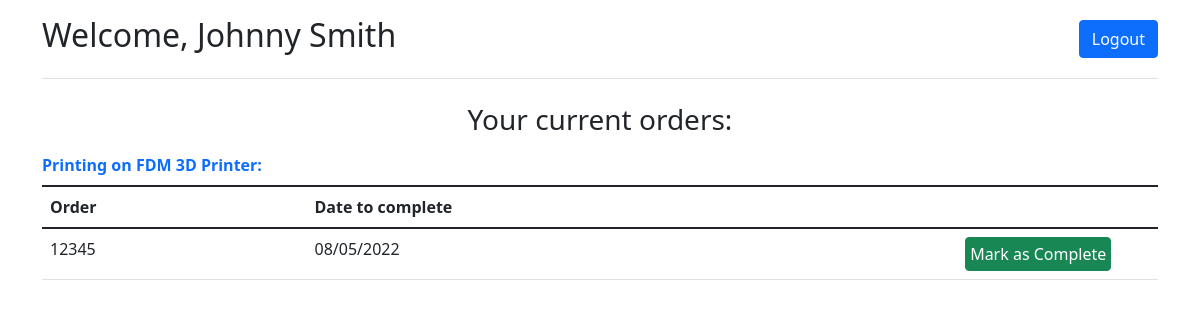
Page /dashboard (signed in) on the earlier database version.
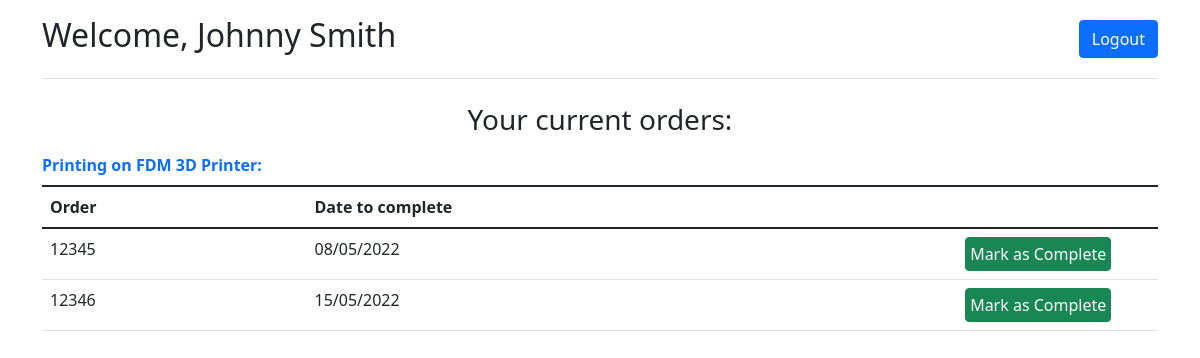
Same page on the later database version.
### app/models.py (models this page shows)
class Employee(db.Model, UserMixin):
    id = db.Column(db.Integer, primary_key=True, nullable=False, autoincrement=True)
    first_name = db.Column("First name", db.String)
    last_name = db.Column("Last name", db.String)
    user_name = db.Column("Username", db.String, unique=True)
    password = db.Column("Password", db.String)
    admin = db.Column("Administrator", db.Boolean, default=False)
    processes = db.relationship('Process', backref='employee', lazy='dynamic')

class Process(db.Model):
    process_id = db.Column(db.Integer, primary_key=True, nullable=False, autoincrement=True)
    name = db.Column("Name", db.String)
    responsible_employee = db.Column(db.Integer, db.ForeignKey('employee.id'))
    products = db.relationship("Product", secondary=product_processes, back_populates="processes")
    processes_in_order = db.relationship('ProcessInOrder', backref='Process', lazy='dynamic')

class ProcessInOrder(db.Model):
    processes_in_order_id = db.Column(db.Integer, primary_key=True, nullable=False, autoincrement=True)
    order = db.Column(db.Integer, db.ForeignKey('order.order_id'))
    process = db.Column(db.Integer, db.ForeignKey('process.process_id'))
    completed = db.Column("Completed", db.Boolean, default=False)
    comment = db.Column("Comment", db.String, default="")

class Order(db.Model):
    order_id = db.Column(db.Integer, primary_key=True, nullable=False)
    customer = db.Column("Name", db.String)
    completed = db.Column("Completed", db.Boolean, default=False)
    date_to_complete = db.Column("Date_to_complete", db.Date)
    products = db.relationship("Product", secondary=orders_products, back_populates="orders")
    processes_in_order = db.relationship('ProcessInOrder', backref='Order', lazy='dynamic')

### app/routes.py (the view)
@process_app.route('/dashboard')
@login_required
def dashboard():
    table = [process for process in models.ProcessInOrder.query.filter_by(completed=False) if
             process.Process.responsible_employee == current_user.id]
    return render_template('homepage.html', table=table)

### app/__init__.py (called while the page is built)
@login_manager.user_loader
def load_user(user_id):
    return Employee.query.get(int(user_id))

### app/templates/homepage.html
{% extends "base.html" %}
{% block content %}
<div class="container">
    <h3 class="text-center">Your current orders:</h3>
    {% for process in current_user.processes %}
    <table class="table table-hover">
        <caption class="caption-top text-primary fw-bold">{{ process.name }}:</caption>
        <thead>
        <tr>
            <th scope="col">Order</th>
            <th scope="col">Date to complete</th>
            <th scope="col" style="width:18%;"></th>
        </tr>
        </thead>
        <tbody>
        {% for record in table %}
        <tr>
            <td>{{ record.Order.order_id }}</td>
            <td>{{ record.Order.date_to_complete.strftime('%d/%m/%Y') }}</td>
            <td><a href="" class="btn btn-success p-1">Mark as Complete</a></td>
        </tr>
        {% endfor %}
        </tbody>
    </table>
    {% endfor %}
</div>
{% endblock %}

### app/templates/base.html (shortened to what this page needs)
<!DOCTYPE html>
<html lang="en">
<head>
    <link href="https://cdn.jsdelivr.net/npm/bootstrap@5.1.3/dist/css/bootstrap.min.css" rel="stylesheet"
>
    <link href="{{ url_for('static', filename='style.css') }}" rel="stylesheet">
</head>
<body>
{% include "navbar.html" %}
{% block content %}
{% endblock %}
</body>
</html>

### app/templates/navbar.html (shortened to what this page needs)
<div class="container">
    <header class="d-flex flex-wrap align-items-center justify-content-center justify-content-md-between py-3 mb-4 border-bottom">
    {% if current_user.is_authenticated %}
    <h2>Welcome, {{ current_user.first_name}} {{ current_user.last_name}}</h2>
    {% endif %}
    <div class="col-md-3 text-end">
        {% if current_user.is_authenticated %}
        <a href="{{ url_for('logout') }}" class="btn btn-primary">Logout</a>
        {% else %}
        <a href="{{ url_for('login') }}" class="btn btn-outline-primary me-2">Login</a>
        {% endif %}
    </div>
</header>
</div>

Differences in the rows shown:
added ProcessInOrder: Order.order_id "12346", Order.date_to_complete "15/05/2022"
